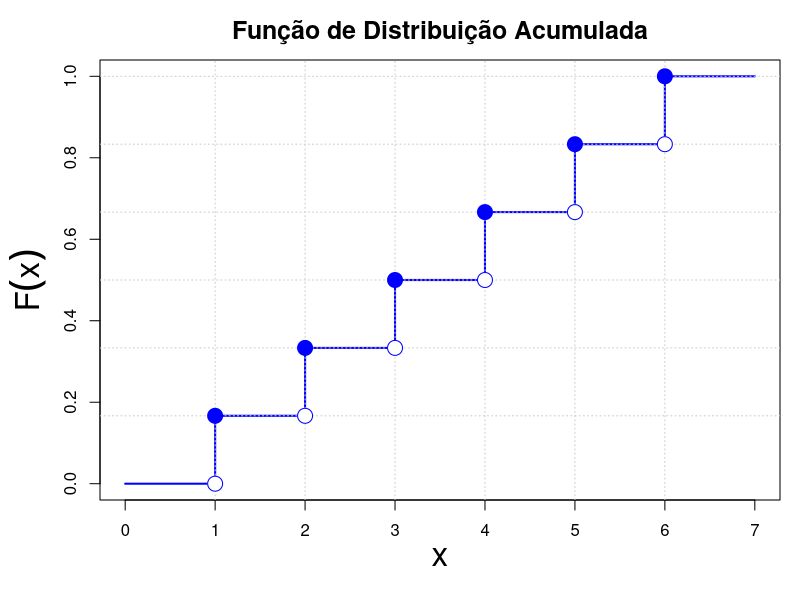
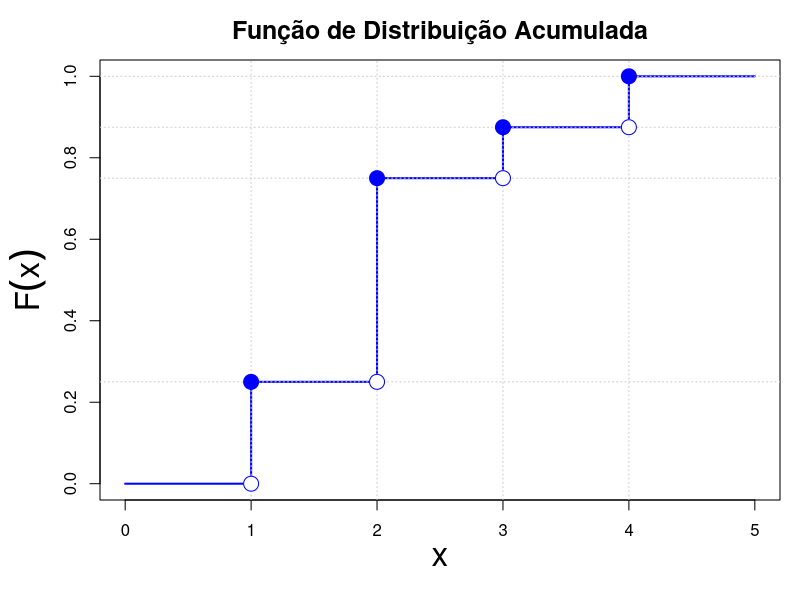
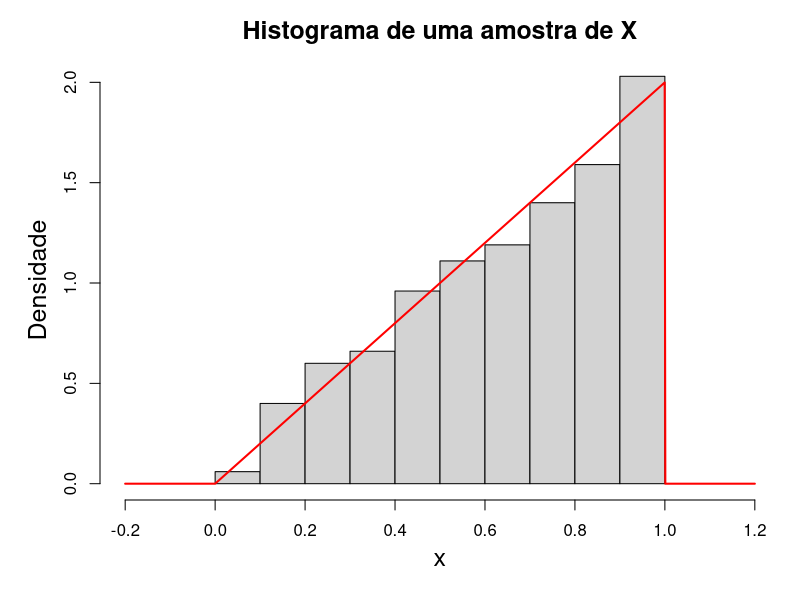
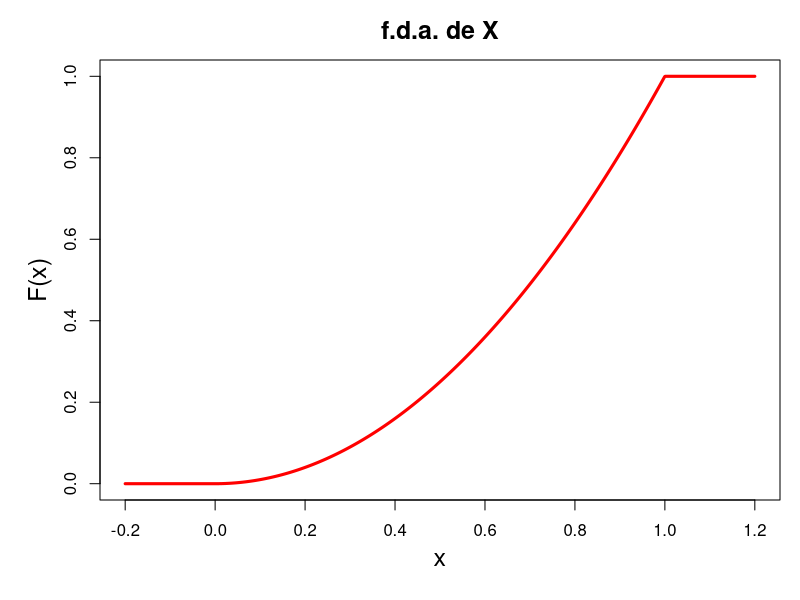
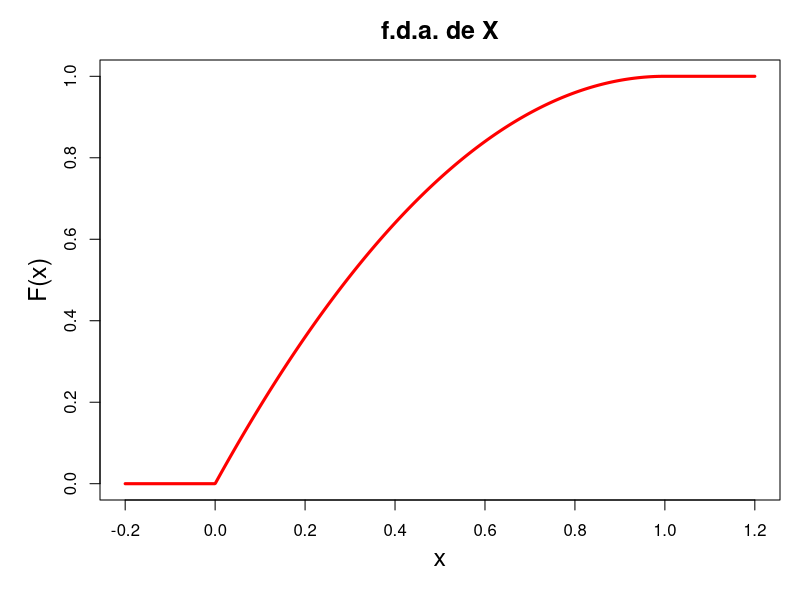
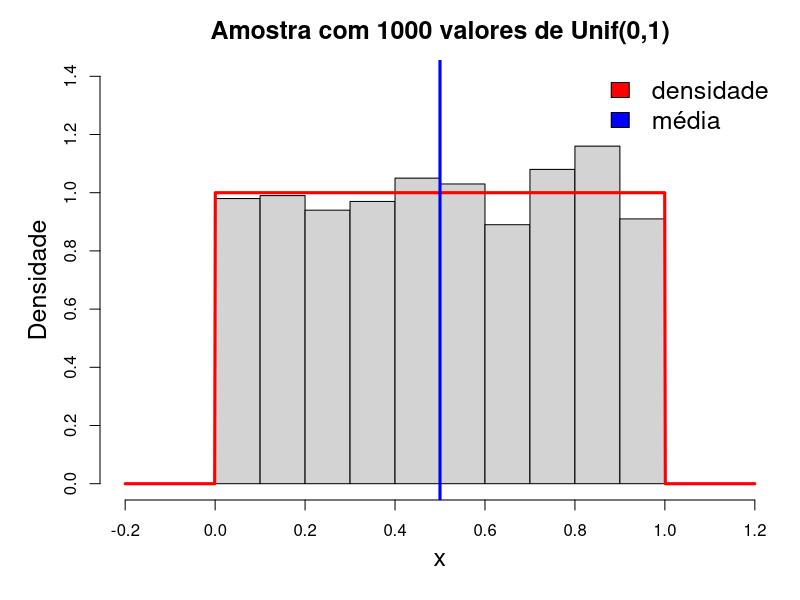
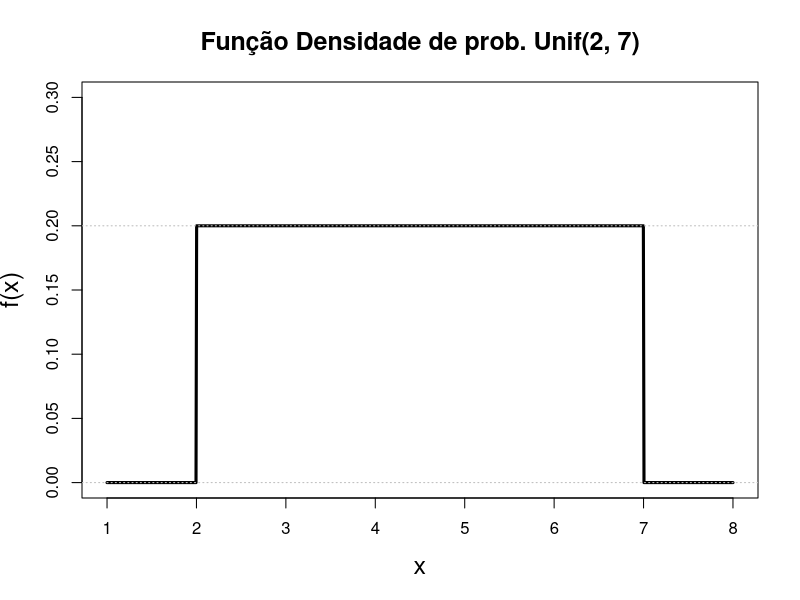
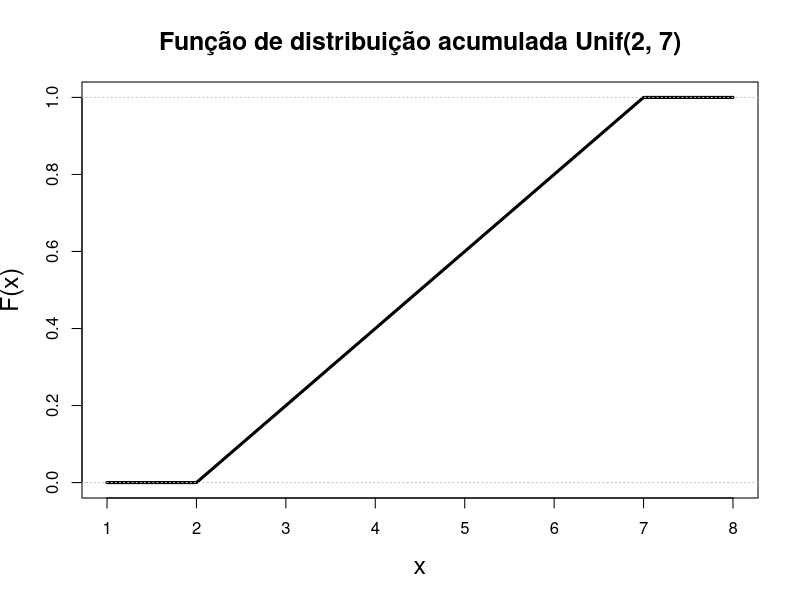

Write R code to recreate these figures, in order.

# Valores possíveis da variável aleatória
x <- 1:6

# Probabilidade de cada valor (distribuição uniforme discreta)
p <- rep(1/6, 6)

# Função de distribuição acumulada
Fx <- cumsum(p)

# Plot da função de distribuição acumulada (FDA)
png(file="fda_lancamento_dado.png", 
    width=600, height=500, res = 100)
par(mar = c(5,5,3,1), mgp = c(2.5, 1, 0))
plot(c(0, x, 7), c(0, Fx, 1), type = "s", lwd = 2, col = "blue",
     xlab = "x", ylab = expression(F(x)),
     main = "Função de Distribuição Acumulada",
     ylim = c(0, 1), cex.lab=2, cex.main=1.5)

# Linhas horizontais pontilhadas para facilitar visualização
abline(h = Fx, v = x, col = "gray80", lty = 3)

# Adicionar pontos nos degraus
points(x, Fx, pch = 19, col = "blue", cex=2)
points(x, c(0, Fx[1:5]), pch = 19, col = "white", cex=2)
points(x, c(0, Fx[1:5]), pch = 1, col = "blue", cex=2)
dev.off()  




###############################################################################


# Valores possíveis da variável aleatória
x <- 1:4

# Probabilidade de cada valor (distribuição uniforme discreta)
p <- c(.25, .5, .125, .125)

# Função de distribuição acumulada
Fx <- cumsum(p)

# Plot da função de distribuição acumulada (FDA)
png(file="fda_exercicio.png", 
    width=600, height=500, res = 100)
par(mar = c(5,5,3,1), mgp = c(2.5, 1, 0))
plot(c(0, x, 5), c(0, Fx, 1), type = "s", lwd = 2, col = "blue",
     xlab = "x", ylab = expression(F(x)),
     main = "Função de Distribuição Acumulada",
     ylim = c(0, 1), cex.lab=2, cex.main=1.5)

# Linhas horizontais pontilhadas para facilitar visualização
abline(h = Fx, v = x, col = "gray80", lty = 3)

# Adicionar pontos nos degraus
points(x, Fx, pch = 19, col = "blue", cex=2)
points(x, c(0, Fx[1:3]), pch = 19, col = "white", cex=2)
points(x, c(0, Fx[1:3]), pch = 1, col = "blue", cex=2)
dev.off()  



###############################################################################

y = rbeta(1000, 2, 1)

png(file="hist_fdp_beta_2_1.png", 
    width=600, height=500, res = 100)
par(mar = c(5,5,3,1), mgp = c(2.5, 1, 0))
hist(y, xlim=c(-0.2, 1.2), probability = TRUE, 
     main = "Histograma de uma amostra de X",
     ylab = "Densidade", xlab = "x", cex.lab=1.5, cex.main=1.5)
x = seq(-0.2, 1.2,length=1000)
lines(x, dbeta(x, 2, 1), col='red', lwd=2)
# legend("topleft", legend = "densidade f(x)=2x", fill = 'red', bty='n', cex=1.5)
dev.off() 


png(file="fda_beta_2_1.png", 
    width=600, height=500, res = 100)
par(mar = c(5,5,3,1), mgp = c(2.5, 1, 0))
plot(x, pbeta(x, 2, 1), type='l', col='red', lwd=3,
     main = "f.d.a. de X",
     ylab = "F(x)", xlab = "x", cex.lab=1.5, cex.main=1.5)
dev.off() 


png(file="fda_beta_1_2.png", 
    width=600, height=500, res = 100)
par(mar = c(5,5,3,1), mgp = c(2.5, 1, 0))
plot(x, pbeta(x, 1, 2), type='l', col='red', lwd=3,
     main = "f.d.a. de X",
     ylab = "F(x)", xlab = "x", cex.lab=1.5, cex.main=1.5)
dev.off() 





###############################################################################

y = runif(1000, 0, 1)

png(file="hist_fdp_unif01.png", 
    width=600, height=500, res = 100)
par(mar = c(5,5,3,1), mgp = c(2.5, 1, 0))
hist(y, xlim=c(-0.2, 1.2), ylim=c(0, 1.4), probability = TRUE, 
     main = "Amostra com 1000 valores de Unif(0,1)",
     ylab = "Densidade", xlab = "x", cex.lab=1.5, cex.main=1.5)
x = seq(-0.2, 1.2,length=1000)
lines(x, dunif(x, 0, 1), col='red', lwd=3)
abline(v=0.5, col="blue", lwd=3)
legend("topright", legend=c('densidade', 'média'), 
       fill=c('red', 'blue'), bty='n', cex=1.5)
dev.off()


###############################################################################

alpha <- 2
beta  <- 7

x <- seq(alpha - 1, beta + 1, length = 1000)

# fdp da Uniforme
fdp <- dunif(x, min = alpha, max = beta)

png(file="fdp_unif27.png", 
    width=600, height=500, res = 100)
plot(x, fdp, type = "l", lwd = 3, ylim=c(0,0.3),
     main = "Função Densidade de prob. Unif(2, 7)",
     xlab = "x", ylab = "f(x)", cex.lab=1.5, cex.main=1.5)
abline(h = c(0, 0.2), col = "gray", lty=3)
dev.off()

# fda da Uniforme
fda <- punif(x, min = alpha, max = beta)

png(file="fda_unif27.png", 
    width=600, height=500, res = 100)
plot(x, fda, type = "l", lwd = 3,
     main = "Função de distribuição acumulada Unif(2, 7)",
     xlab = "x", ylab = "F(x)", cex.lab=1.5, cex.main=1.5)
abline(h = c(0,1), col = "gray", lty = 3)
dev.off()
